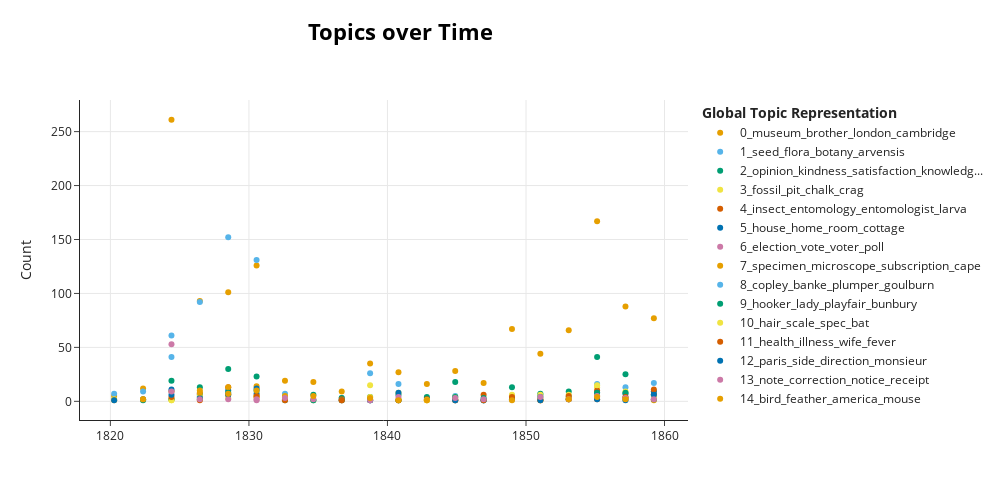

The notebook cell saved with this chart:
### Markdown cell above
Create visualisation of topics over time for letters sent to Henslow using bertopic_time function.

### Code cell
non_henslow_vis_obj = bertopic_time(non_henslow_sent_df, topic_model)
non_henslow_vis = non_henslow_vis_obj[0]
non_henslow_vis

### Figure 1 — Plotly figure (JSON) as saved in the notebook; plotly's stock layout.template omitted (floating-point values rounded to 4 significant figures)
{"data": [{"hoverinfo": "text", "hovertext": ["<b>Topic 0</b><br>Words: mot, satr, flattish, amm, clarke", "<b>Topic 0</b><br>Words: prince, crescent, bankes, neglectful, octobre", "<b>Topic 0</b><br>Words: palmerston, committee, sincerely_palmerston, feb, brother", "<b>Topic 0</b><br>Words: course, lecture, cambridge, museum, edinburgh", "<b>Topic 0</b><br>Words: chairman, graham, london, brother, scotland", "<b>Topic 0</b><br>Words: brother, haste, museum, smith, cambridge", "<b>Topic 0</b><br>Words: fitz, roy, capt, brother, agent", "<b>Topic 0</b><br>Words: audubon, john, biog, stephens, james", "<b>Topic 0</b><br>Words: favor, yellow, carrying, talbot, chippenham", "<b>Topic 0</b><br>Words: museum, library_mss, curator, phil, american", "<b>Topic 0</b><br>Words: british_association, institution, dinorni, simms, bron", "<b>Topic 0</b><br>Words: effectual, diarrhoea, ringham, goodman, pleasurable", "<b>Topic 0</b><br>Words: coleman, integrity, cave, smith, museum", "<b>Topic 0</b><br>Words: queen, campbell, university, commissioner, reform", "<b>Topic 0</b><br>Words: museum, cambridge, ipswich, old, zinoke", "<b>Topic 0</b><br>Words: museum, moseley, henry, nomination, cadetship", "<b>Topic 0</b><br>Words: museum, park, remove, west_regent, crag", "<b>Topic 0</b><br>Words: museum, london, park, september, lecture", "<b>Topic 0</b><br>Words: museum, kensington, london, brother, art", "<b>Topic 0</b><br>Words: museum, british, london, congratulation, sister"], "marker": {"color": "#E69F00"}, "mode": "markers", "name": "0_museum_brother_london_cambridge", "type": "scatter", "x": ["1820-04-09T00:53:16.800000", "1822-05-12T03:36:00", "1824-05-29T07:12:00", "1826-06-16T10:48:00", "1828-07-03T14:24:00", "1830-07-21T18:00:00", "1832-08-07T21:36:00", "1834-08-26T01:12:00", "1836-09-12T04:48:00", "1838-09-30T08:24:00", "1840-10-17T12:00:00", "1842-11-04T15:36:00", "1844-11-21T19:12:00", "1846-12-09T22:48:00", "1848-12-27T02:24:00", "1851-01-14T06:00:00", "1853-01-31T09:36:00", "1855-02-18T13:12:00", "1857-03-07T16:48:00", "1859-03-25T20:24:00"], "y": [5, 12, 261, 93, 101, 126, 19, 18, 9, 35, 27, 16, 28, 17, 67, 44, 66, 167, 88, 77]}, {"hoverinfo": "text", "hovertext": ["<b>Topic 1</b><br>Words: entrochi, scoticu, nautilus, caryophyllea, pentacrinitis", "<b>Topic 1</b><br>Words: maritima, orchis, plant, media, verbenaca", "<b>Topic 1</b><br>Words: specimen, plant, seed, flora, common", "<b>Topic 1</b><br>Words: palustris, herbarium, arvensis, flora, latifolia", "<b>Topic 1</b><br>Words: arvensis, palustris, vulgaris, flora, fruit", "<b>Topic 1</b><br>Words: seed, crossed_pencil, flower, herbarium, fruit", "<b>Topic 1</b><br>Words: flora, plena, supernumerary, goodyera, macrophylla", "<b>Topic 1</b><br>Words: ed, society, plant, seed, flora", "<b>Topic 1</b><br>Words: alpinus, clathiatus, nuphaea, scheureria, crenata", "<b>Topic 1</b><br>Words: seed, crocus, hose, seedling, fruit", "<b>Topic 1</b><br>Words: sigillaria, torrey, flora, princeton, structure", "<b>Topic 1</b><br>Words: pine, babiana, obstinate, brunswickia, deodar", "<b>Topic 1</b><br>Words: cowslip, polyanthu, brunners, pitmaston, anoplotherium", "<b>Topic 1</b><br>Words: precaution, faith, trial, change, botanist", "<b>Topic 1</b><br>Words: periculo, truncata, fugacissima, meo, dillwyn", "<b>Topic 1</b><br>Words: annal, founder, bewick, bewickshire, zoophytes", "<b>Topic 1</b><br>Words: naumann, glucium, thread, envelope, stamen", "<b>Topic 1</b><br>Words: glastonbury, unedo, flora, carniv, ala", "<b>Topic 1</b><br>Words: botany, seed, kensington, enquiry, herbarium", "<b>Topic 1</b><br>Words: botany, curriculum, lamarck, fruit, anthoceros"], "marker": {"color": "#56B4E9"}, "mode": "markers", "name": "1_seed_flora_botany_arvensis", "type": "scatter", "x": ["1820-04-09T00:53:16.800000", "1822-05-12T03:36:00", "1824-05-29T07:12:00", "1826-06-16T10:48:00", "1828-07-03T14:24:00", "1830-07-21T18:00:00", "1832-08-07T21:36:00", "1834-08-26T01:12:00", "1836-09-12T04:48:00", "1838-09-30T08:24:00", "1840-10-17T12:00:00", "1842-11-04T15:36:00", "1844-11-21T19:12:00", "1846-12-09T22:48:00", "1848-12-27T02:24:00", "1851-01-14T06:00:00", "1853-01-31T09:36:00", "1855-02-18T13:12:00", "1857-03-07T16:48:00", "1859-03-25T20:24:00"], "y": [7, 9, 41, 92, 152, 131, 7, 1, 3, 26, 16, 3, 5, 1, 3, 6, 2, 16, 13, 17]}, {"hoverinfo": "text", "hovertext": ["<b>Topic 2</b><br>Words: favour, attention, opinion, kindness, satisfaction", "<b>Topic 2</b><br>Words: slavery, opinion, compliment, extinction, carrighan", "<b>Topic 2</b><br>Words: satisfaction, chapel, compliment, accentor, bracvic", "<b>Topic 2</b><br>Words: kindness, attention, satisfaction, selection, comfort", "<b>Topic 2</b><br>Words: opinion, satisfaction, pulpit, chapel, admiration", "<b>Topic 2</b><br>Words: persuasion, endogenae, dictionary, cohort, embrace", "<b>Topic 2</b><br>Words: exertion, defender, concur, review, attention", "<b>Topic 2</b><br>Words: yate, charle, sentiment, compliment, satisfaction", "<b>Topic 2</b><br>Words: correctness, testimony, calumny, theological, orthodox", "<b>Topic 2</b><br>Words: opinion, entail, selbourne, intermittent, paragraph", "<b>Topic 2</b><br>Words: club, everett, glostershire, advocate, presence", "<b>Topic 2</b><br>Words: poverty, wealth, crime, ignorance, opinion", "<b>Topic 2</b><br>Words: distraction, bacon, church, kindness, business", "<b>Topic 2</b><br>Words: church, feeling, apostle, opinion, catechism", "<b>Topic 2</b><br>Words: knowledge, humbler, dissenter, cocoon, affectation", "<b>Topic 2</b><br>Words: knowledge, science, kewians, calamity, stocking", "<b>Topic 2</b><br>Words: clergyman, impression, parishioner, happiness, opinion", "<b>Topic 2</b><br>Words: opinion, church, success, parishoner, kindness", "<b>Topic 2</b><br>Words: advantage, compensate, foster, indispensible, reader"], "marker": {"color": "#009E73"}, "mode": "markers", "name": "2_opinion_kindness_satisfaction_knowledg...", "type": "scatter", "x": ["1822-05-12T03:36:00", "1824-05-29T07:12:00", "1826-06-16T10:48:00", "1828-07-03T14:24:00", "1830-07-21T18:00:00", "1832-08-07T21:36:00", "1834-08-26T01:12:00", "1836-09-12T04:48:00", "1838-09-30T08:24:00", "1840-10-17T12:00:00", "1842-11-04T15:36:00", "1844-11-21T19:12:00", "1846-12-09T22:48:00", "1848-12-27T02:24:00", "1851-01-14T06:00:00", "1853-01-31T09:36:00", "1855-02-18T13:12:00", "1857-03-07T16:48:00", "1859-03-25T20:24:00"], "y": [1, 19, 13, 30, 23, 3, 6, 3, 4, 6, 4, 18, 1, 13, 7, 9, 41, 25, 6]}, {"hoverinfo": "text", "hovertext": ["<b>Topic 3</b><br>Words: parcell, mead, lambeth, fossil, help", "<b>Topic 3</b><br>Words: cavern, partition, granite, thereabout, slay", "<b>Topic 3</b><br>Words: shag, premium, singular, mineralogist, norway", "<b>Topic 3</b><br>Words: henderson, cromer, masse, slate, patch", "<b>Topic 3</b><br>Words: limestone, river, fossil, precipice, curve", "<b>Topic 3</b><br>Words: diluvium, clay, chalk, front, pebble", "<b>Topic 3</b><br>Words: dirt, portland, forest, isle, acceptance", "<b>Topic 3</b><br>Words: fossil, figd, anstice, asterophyllite, leaflet", "<b>Topic 3</b><br>Words: fossil, quil, doute, livraison, bien", "<b>Topic 3</b><br>Words: fossil, mentioning, calculating, streak, owens", "<b>Topic 3</b><br>Words: ridge, fault, chalk, coast, vein", "<b>Topic 3</b><br>Words: epoch, pliocene, fossil, miocene, coraline", "<b>Topic 3</b><br>Words: fossil, inclination, depth, prestwich, wetherell", "<b>Topic 3</b><br>Words: fossil, crag, skull, london_clay, breed", "<b>Topic 3</b><br>Words: fossil, geologist, goodwood, tray, foramenifera", "<b>Topic 3</b><br>Words: fossil, pit, depth, surface, foot"], "marker": {"color": "#F0E442"}, "mode": "markers", "name": "3_fossil_pit_chalk_crag", "type": "scatter", "x": ["1820-04-09T00:53:16.800000", "1824-05-29T07:12:00", "1826-06-16T10:48:00", "1828-07-03T14:24:00", "1830-07-21T18:00:00", "1832-08-07T21:36:00", "1834-08-26T01:12:00", "1838-09-30T08:24:00", "1840-10-17T12:00:00", "1844-11-21T19:12:00", "1848-12-27T02:24:00", "1851-01-14T06:00:00", "1853-01-31T09:36:00", "1855-02-18T13:12:00", "1857-03-07T16:48:00", "1859-03-25T20:24:00"], "y": [2, 1, 2, 3, 5, 4, 1, 15, 8, 4, 4, 6, 6, 13, 9, 9]}, {"hoverinfo": "text", "hovertext": ["<b>Topic 4</b><br>Words: insect, bombyx, larvae, dale, entomology", "<b>Topic 4</b><br>Words: insect, mollusca, grove, obligation, entomology", "<b>Topic 4</b><br>Words: insect, entomology, yorkshire, bug, latreille", "<b>Topic 4</b><br>Words: insect, beetle, slug, valdivia, meigan", "<b>Topic 4</b><br>Words: insect, hobby, entomology, collector, scotch", "<b>Topic 4</b><br>Words: hawthorne, permit, entomology, accompany, wood", "<b>Topic 4</b><br>Words: camomile, wasp, fly, turpentine, hop", "<b>Topic 4</b><br>Words: insect, beam, aphid, hop, bean", "<b>Topic 4</b><br>Words: insect, entomologist, dog, fauna, kennel", "<b>Topic 4</b><br>Words: insect, museum, entomology, entomologist, larva", "<b>Topic 4</b><br>Words: sessile, annelide, eyed, diptera, philo", "<b>Topic 4</b><br>Words: insect, westwood, crustacea, insecta, wollaston", "<b>Topic 4</b><br>Words: larva, entomology, insect, teazle, moth", "<b>Topic 4</b><br>Words: insect, nepticula, larva, entomologist, entomology"], "marker": {"color": "#D55E00"}, "mode": "markers", "name": "4_insect_entomology_entomologist_larva", "type": "scatter", "x": ["1824-05-29T07:12:00", "1826-06-16T10:48:00", "1828-07-03T14:24:00", "1830-07-21T18:00:00", "1836-09-12T04:48:00", "1838-09-30T08:24:00", "1842-11-04T15:36:00", "1846-12-09T22:48:00", "1848-12-27T02:24:00", "1851-01-14T06:00:00", "1853-01-31T09:36:00", "1855-02-18T13:12:00", "1857-03-07T16:48:00", "1859-03-25T20:24:00"], "y": [9, 7, 13, 4, 2, 1, 2, 6, 5, 1, 2, 10, 3, 6]}, {"hoverinfo": "text", "hovertext": ["<b>Topic 5</b><br>Words: erection, fracture, room, house, home", "<b>Topic 5</b><br>Words: room, house, home, flat, intend", "<b>Topic 5</b><br>Words: resident, goodall, eton, wait, recommendation", "<b>Topic 5</b><br>Words: house, home, trespass, cray, clothing", "<b>Topic 5</b><br>Words: house, whitwell, sanctum, maynard, hovingham", "<b>Topic 5</b><br>Words: home, permission, care, house, room", "<b>Topic 5</b><br>Words: lamentation, house, home, room, cottage", "<b>Topic 5</b><br>Words: match, respect, house, home, room", "<b>Topic 5</b><br>Words: bother, goddaughter, kiss, home, house", "<b>Topic 5</b><br>Words: balaklava, occupation, fellow, dinner, possession", "<b>Topic 5</b><br>Words: cottage, home, house, taste, throne", "<b>Topic 5</b><br>Words: tea, home, lunch, baby, libitum", "<b>Topic 5</b><br>Words: house, home, cottage, residence, mid"], "marker": {"color": "#0072B2"}, "mode": "markers", "name": "5_house_home_room_cottage", "type": "scatter", "x": ["1822-05-12T03:36:00", "1824-05-29T07:12:00", "1826-06-16T10:48:00", "1828-07-03T14:24:00", "1830-07-21T18:00:00", "1832-08-07T21:36:00", "1838-09-30T08:24:00", "1846-12-09T22:48:00", "1848-12-27T02:24:00", "1853-01-31T09:36:00", "1855-02-18T13:12:00", "1857-03-07T16:48:00", "1859-03-25T20:24:00"], "y": [2, 11, 4, 10, 7, 2, 1, 1, 4, 2, 8, 7, 9]}, {"hoverinfo": "text", "hovertext": ["<b>Topic 6</b><br>Words: election, vote, voter, poll, number", "<b>Topic 6</b><br>Words: voter, vote, election, expense, measure", "<b>Topic 6</b><br>Words: thanking, silence, election, intelligence, cause", "<b>Topic 6</b><br>Words: leader, contributor, support, party, election", "<b>Topic 6</b><br>Words: morpeth, walkover, probability, west, election", "<b>Topic 6</b><br>Words: minority, poll, election, vote, voter", "<b>Topic 6</b><br>Words: truly_spence, election, illeg, favour, weather"], "marker": {"color": "#CC79A7"}, "mode": "markers", "name": "6_election_vote_voter_poll", "type": "scatter", "x": ["1824-05-29T07:12:00", "1826-06-16T10:48:00", "1830-07-21T18:00:00", "1836-09-12T04:48:00", "1844-11-21T19:12:00", "1848-12-27T02:24:00", "1859-03-25T20:24:00"], "y": [53, 7, 1, 1, 1, 2, 2]}, {"hoverinfo": "text", "hovertext": ["<b>Topic 7</b><br>Words: goodness, manner, result, examination, evening", "<b>Topic 7</b><br>Words: portsmouth, kimbolton, col, us, specimen", "<b>Topic 7</b><br>Words: cryptogamic, specimen, side, collection, microscope", "<b>Topic 7</b><br>Words: specimen, subscription, cape, brazilian, martius", "<b>Topic 7</b><br>Words: specimen, dec, duplicate, clerum, autograph", "<b>Topic 7</b><br>Words: specimen, septentrionale, clapham, tweed, asplenium", "<b>Topic 7</b><br>Words: specimen, unite, value, cohort, repair", "<b>Topic 7</b><br>Words: spot, size, specimen, microscope, subscription", "<b>Topic 7</b><br>Words: microscope, opake, sic, inform, effect", "<b>Topic 7</b><br>Words: definition, lonsdale, specimen, cabinet, alteration", "<b>Topic 7</b><br>Words: coutance, specimen, microscope, subscription, cape", "<b>Topic 7</b><br>Words: specimen, congo, brasss, collections, break", "<b>Topic 7</b><br>Words: method, procuring, specimen, hitherto, illustration", "<b>Topic 7</b><br>Words: swallow, specimen, choice, nest, establishment", "<b>Topic 7</b><br>Words: specimen, blank, ashburton, microscope, batata", "<b>Topic 7</b><br>Words: specimen, chislet, injury, cliff, judge", "<b>Topic 7</b><br>Words: relish, charlesworth, specimen, brown, weight"], "marker": {"color": "#E69F00"}, "mode": "markers", "name": "7_specimen_microscope_subscription_cape", "type": "scatter", "x": ["1820-04-09T00:53:16.800000", "1822-05-12T03:36:00", "1824-05-29T07:12:00", "1826-06-16T10:48:00", "1828-07-03T14:24:00", "1830-07-21T18:00:00", "1832-08-07T21:36:00", "1836-09-12T04:48:00", "1838-09-30T08:24:00", "1840-10-17T12:00:00", "1842-11-04T15:36:00", "1844-11-21T19:12:00", "1851-01-14T06:00:00", "1853-01-31T09:36:00", "1855-02-18T13:12:00", "1857-03-07T16:48:00", "1859-03-25T20:24:00"], "y": [1, 2, 2, 10, 13, 14, 5, 1, 2, 1, 1, 2, 2, 2, 5, 3, 1]}, {"hoverinfo": "text", "hovertext": ["<b>Topic 8</b><br>Words: copley, banke, plumper, goulburn, exchange", "<b>Topic 8</b><br>Words: godson, copley, goulburn, greenwood, barrett", "<b>Topic 8</b><br>Words: achille, reg, comte, tableaux, baillieu", "<b>Topic 8</b><br>Words: goulburn, henry, copley, banke, plumper", "<b>Topic 8</b><br>Words: notitia, othonacester, juxta, ythancester, peters"], "marker": {"color": "#56B4E9"}, "mode": "markers", "name": "8_copley_banke_plumper_goulburn", "type": "scatter", "x": ["1824-05-29T07:12:00", "1826-06-16T10:48:00", "1840-10-17T12:00:00", "1844-11-21T19:12:00", "1846-12-09T22:48:00"], "y": [61, 2, 1, 1, 1]}, {"hoverinfo": "text", "hovertext": ["<b>Topic 9</b><br>Words: affair, hooker, lady, playfair, bunbury", "<b>Topic 9</b><br>Words: hooker, aberdeenshire, icones, filicum, arcuata", "<b>Topic 9</b><br>Words: hooker, hotel, devil, twopenny, haldane", "<b>Topic 9</b><br>Words: hooker, suberectus, fork, juice, mistaken", "<b>Topic 9</b><br>Words: intercourse, hooker, lady, playfair, bunbury", "<b>Topic 9</b><br>Words: hooker, parcel, day, lady, playfair", "<b>Topic 9</b><br>Words: miscellany, hooker, lady, playfair, bunbury", "<b>Topic 9</b><br>Words: chas, suit, hooker, lady, playfair", "<b>Topic 9</b><br>Words: hooker, retreat, yarmouth, return, miss", "<b>Topic 9</b><br>Words: hooker, lodgings, gateway, niece, room", "<b>Topic 9</b><br>Words: hooker, cassel, episode, confinement, news", "<b>Topic 9</b><br>Words: hooker, affte, breast, fool, rascallitie", "<b>Topic 9</b><br>Words: hooker, playfair, days_ago, griffin, circuit", "<b>Topic 9</b><br>Words: hooker, germany, cirriped, hasjsh, collateral", "<b>Topic 9</b><br>Words: hooker, regrets, reputation, kindest_regard, back", "<b>Topic 9</b><br>Words: hooker, sprung, migrate, guest, carpenter"], "marker": {"color": "#009E73"}, "mode": "markers", "name": "9_hooker_lady_playfair_bunbury", "type": "scatter", "x": ["1824-05-29T07:12:00", "1826-06-16T10:48:00", "1828-07-03T14:24:00", "1830-07-21T18:00:00", "1832-08-07T21:36:00", "1834-08-26T01:12:00", "1836-09-12T04:48:00", "1840-10-17T12:00:00", "1844-11-21T19:12:00", "1846-12-09T22:48:00", "1848-12-27T02:24:00", "1851-01-14T06:00:00", "1853-01-31T09:36:00", "1855-02-18T13:12:00", "1857-03-07T16:48:00", "1859-03-25T20:24:00"], "y": [2, 6, 8, 10, 1, 1, 1, 1, 4, 3, 2, 4, 4, 8, 8, 2]}, {"hoverinfo": "text", "hovertext": ["<b>Topic 10</b><br>Words: impediment, shape, head, hair, scale", "<b>Topic 10</b><br>Words: illustrate, enlarge, scale, batata, boiling", "<b>Topic 10</b><br>Words: spec, aother, malay, bowd, major", "<b>Topic 10</b><br>Words: spec, interesting, tis, profusion, specie", "<b>Topic 10</b><br>Words: figure, genera, speciman, specie, purpose", "<b>Topic 10</b><br>Words: brittle, specie, spec, fragment, speciman", "<b>Topic 10</b><br>Words: globular, receptacle, expansion, axis, spec", "<b>Topic 10</b><br>Words: speciman, hair, scale, spec, bat", "<b>Topic 10</b><br>Words: enlarge, hair, scale, spec, bat", "<b>Topic 10</b><br>Words: hate, bat, conjecture, moniliforme, spec", "<b>Topic 10</b><br>Words: scale, print, reason, hair, spec", "<b>Topic 10</b><br>Words: sin, scheme, face, inch, figure", "<b>Topic 10</b><br>Words: hair, scale, bat, shaft, speciman", "<b>Topic 10</b><br>Words: web, hair, inch, length, blade", "<b>Topic 10</b><br>Words: establish, diam, scale, specie, hint"], "marker": {"color": "#F0E442"}, "mode": "markers", "name": "10_hair_scale_spec_bat", "type": "scatter", "x": ["1824-05-29T07:12:00", "1826-06-16T10:48:00", "1828-07-03T14:24:00", "1830-07-21T18:00:00", "1832-08-07T21:36:00", "1838-09-30T08:24:00", "1840-10-17T12:00:00", "1842-11-04T15:36:00", "1844-11-21T19:12:00", "1848-12-27T02:24:00", "1851-01-14T06:00:00", "1853-01-31T09:36:00", "1855-02-18T13:12:00", "1857-03-07T16:48:00", "1859-03-25T20:24:00"], "y": [1, 5, 6, 4, 2, 4, 2, 1, 1, 6, 1, 3, 15, 2, 4]}, {"hoverinfo": "text", "hovertext": ["<b>Topic 11</b><br>Words: health, quo, windpipe, dpalmerston, throat", "<b>Topic 11</b><br>Words: sickness, wish, health, illness, wife", "<b>Topic 11</b><br>Words: illness, health, hypochondriasis, headache, perform", "<b>Topic 11</b><br>Words: health, drowsy, slept, head, weakness", "<b>Topic 11</b><br>Words: strength, wife, health, illness, fever", "<b>Topic 11</b><br>Words: webster, pecuniary, health, difficulty, illness", "<b>Topic 11</b><br>Words: nerve, health, week, worry, paralysis", "<b>Topic 11</b><br>Words: miasma, endemic, engender, humidity, latitude", "<b>Topic 11</b><br>Words: improved_health, brighton, journey, health, illness", "<b>Topic 11</b><br>Words: improved_health, health, illness, wife, fever", "<b>Topic 11</b><br>Words: night, health, arm, fever, pad", "<b>Topic 11</b><br>Words: broom, lichfield, sulivan, health, henry", "<b>Topic 11</b><br>Words: health, idle, bronchitis, constipation, bad", "<b>Topic 11</b><br>Words: wife, equanimity, betray, suffering, individual", "<b>Topic 11</b><br>Words: wife, sudorific, arrant, illness, time", "<b>Topic 11</b><br>Words: illness, health, jane, winter, week"], "marker": {"color": "#D55E00"}, "mode": "markers", "name": "11_health_illness_wife_fever", "type": "scatter", "x": ["1824-05-29T07:12:00", "1826-06-16T10:48:00", "1828-07-03T14:24:00", "1830-07-21T18:00:00", "1832-08-07T21:36:00", "1836-09-12T04:48:00", "1838-09-30T08:24:00", "1840-10-17T12:00:00", "1844-11-21T19:12:00", "1846-12-09T22:48:00", "1848-12-27T02:24:00", "1851-01-14T06:00:00", "1853-01-31T09:36:00", "1855-02-18T13:12:00", "1857-03-07T16:48:00", "1859-03-25T20:24:00"], "y": [4, 1, 6, 5, 1, 1, 2, 1, 1, 1, 4, 1, 5, 2, 4, 11]}, {"hoverinfo": "text", "hovertext": ["<b>Topic 12</b><br>Words: side, paris, direction, monsieur, french", "<b>Topic 12</b><br>Words: direction, deare, french, pearson, buntingford", "<b>Topic 12</b><br>Words: juin, prient, eur, soiree, mercredi", "<b>Topic 12</b><br>Words: side, paris, island, dominica, mosses", "<b>Topic 12</b><br>Words: side, paris, french, portland, bill", "<b>Topic 12</b><br>Words: direction, paris, side, monsieur, french", "<b>Topic 12</b><br>Words: paris, monsieur, publier, viens, aussi", "<b>Topic 12</b><br>Words: ebrington, align, sallust, idem, atque", "<b>Topic 12</b><br>Words: side, man, subject, paris, direction", "<b>Topic 12</b><br>Words: paris, cartright, reply, side, direction", "<b>Topic 12</b><br>Words: lumenski, decaisne, hoffmeister, observation, class", "<b>Topic 12</b><br>Words: paris, wooley, brook, site, flood"], "marker": {"color": "#0072B2"}, "mode": "markers", "name": "12_paris_side_direction_monsieur", "type": "scatter", "x": ["1820-04-09T00:53:16.800000", "1824-05-29T07:12:00", "1826-06-16T10:48:00", "1828-07-03T14:24:00", "1830-07-21T18:00:00", "1838-09-30T08:24:00", "1840-10-17T12:00:00", "1844-11-21T19:12:00", "1851-01-14T06:00:00", "1855-02-18T13:12:00", "1857-03-07T16:48:00", "1859-03-25T20:24:00"], "y": [1, 6, 3, 6, 12, 1, 8, 1, 1, 2, 1, 6]}, {"hoverinfo": "text", "hovertext": ["<b>Topic 13</b><br>Words: statement, correction, note, receipt, law_sulivan", "<b>Topic 13</b><br>Words: steudel, pursue, discourse, subscriber, half", "<b>Topic 13</b><br>Words: remittance, mean, note, desiderata, post", "<b>Topic 13</b><br>Words: note, attention, number, paper, correction", "<b>Topic 13</b><br>Words: contrive, transmutation, hble, orr, choicer", "<b>Topic 13</b><br>Words: remittance, stamp, receipt, subscriber, convenience", "<b>Topic 13</b><br>Words: confirmation, correction, transaction, note, notice", "<b>Topic 13</b><br>Words: correction, compiler, noterity, drier, ague", "<b>Topic 13</b><br>Words: compromise, notice, discourse, receipt, evidence", "<b>Topic 13</b><br>Words: facility, correction, error, evidence, note", "<b>Topic 13</b><br>Words: note, lad, reverse, receipt, text_illegible", "<b>Topic 13</b><br>Words: note, correction, notice, receipt, statement", "<b>Topic 13</b><br>Words: departm, notice, vehicle, note, record", "<b>Topic 13</b><br>Words: correction, edition, voorst, doctrine, note", "<b>Topic 13</b><br>Words: annoyance, receipt, error, recollection, mean"], "marker": {"color": "#CC79A7"}, "mode": "markers", "name": "13_note_correction_notice_receipt", "type": "scatter", "x": ["1824-05-29T07:12:00", "1826-06-16T10:48:00", "1828-07-03T14:24:00", "1830-07-21T18:00:00", "1832-08-07T21:36:00", "1834-08-26T01:12:00", "1838-09-30T08:24:00", "1840-10-17T12:00:00", "1844-11-21T19:12:00", "1846-12-09T22:48:00", "1851-01-14T06:00:00", "1853-01-31T09:36:00", "1855-02-18T13:12:00", "1857-03-07T16:48:00", "1859-03-25T20:24:00"], "y": [9, 2, 2, 2, 3, 2, 1, 4, 3, 2, 4, 2, 5, 3, 2]}, {"hoverinfo": "text", "hovertext": ["<b>Topic 14</b><br>Words: bird, mules, mule, generation, cross", "<b>Topic 14</b><br>Words: bird, mouse, market, feather, strepera", "<b>Topic 14</b><br>Words: bird, vessel, box, puffing, morn", "<b>Topic 14</b><br>Words: bird, feather, height, pigeon, cage", "<b>Topic 14</b><br>Words: bird, america, birds, skins, europeans", "<b>Topic 14</b><br>Words: bird, caricio, falcon, hoy, mouse", "<b>Topic 14</b><br>Words: texas, frog, alligator, egg, speciman", "<b>Topic 14</b><br>Words: bird, rat, defeat, ladder, net", "<b>Topic 14</b><br>Words: incubation, chicken, bird, feather, america", "<b>Topic 14</b><br>Words: goosequill, soc, bird, feather, america", "<b>Topic 14</b><br>Words: bird, type, rabbit, illustrating, rodent", "<b>Topic 14</b><br>Words: covert, feather, wingfull, monstrosity, inc"], "marker": {"color": "#E69F00"}, "mode": "markers", "name": "14_bird_feather_america_mouse", "type": "scatter", "x": ["1822-05-12T03:36:00", "1826-06-16T10:48:00", "1828-07-03T14:24:00", "1830-07-21T18:00:00", "1834-08-26T01:12:00", "1838-09-30T08:24:00", "1840-10-17T12:00:00", "1842-11-04T15:36:00", "1848-12-27T02:24:00", "1853-01-31T09:36:00", "1855-02-18T13:12:00", "1857-03-07T16:48:00"], "y": [2, 8, 7, 10, 5, 3, 1, 1, 1, 2, 4, 2]}], "layout": {"height": 500, "hoverlabel": {"bgcolor": "white", "font": {"family": "Rockwell", "size": 16}}, "legend": {"title": {"text": "<b>Global Topic Representation"}}, "title": {"font": {"color": "Black", "size": 22}, "text": "<b>Topics over Time</b>", "x": 0.4, "xanchor": "center", "y": 0.95, "yanchor": "top"}, "width": 1000, "xaxis": {"showgrid": true}, "yaxis": {"showgrid": true, "title": {"text": "Count"}}}}
